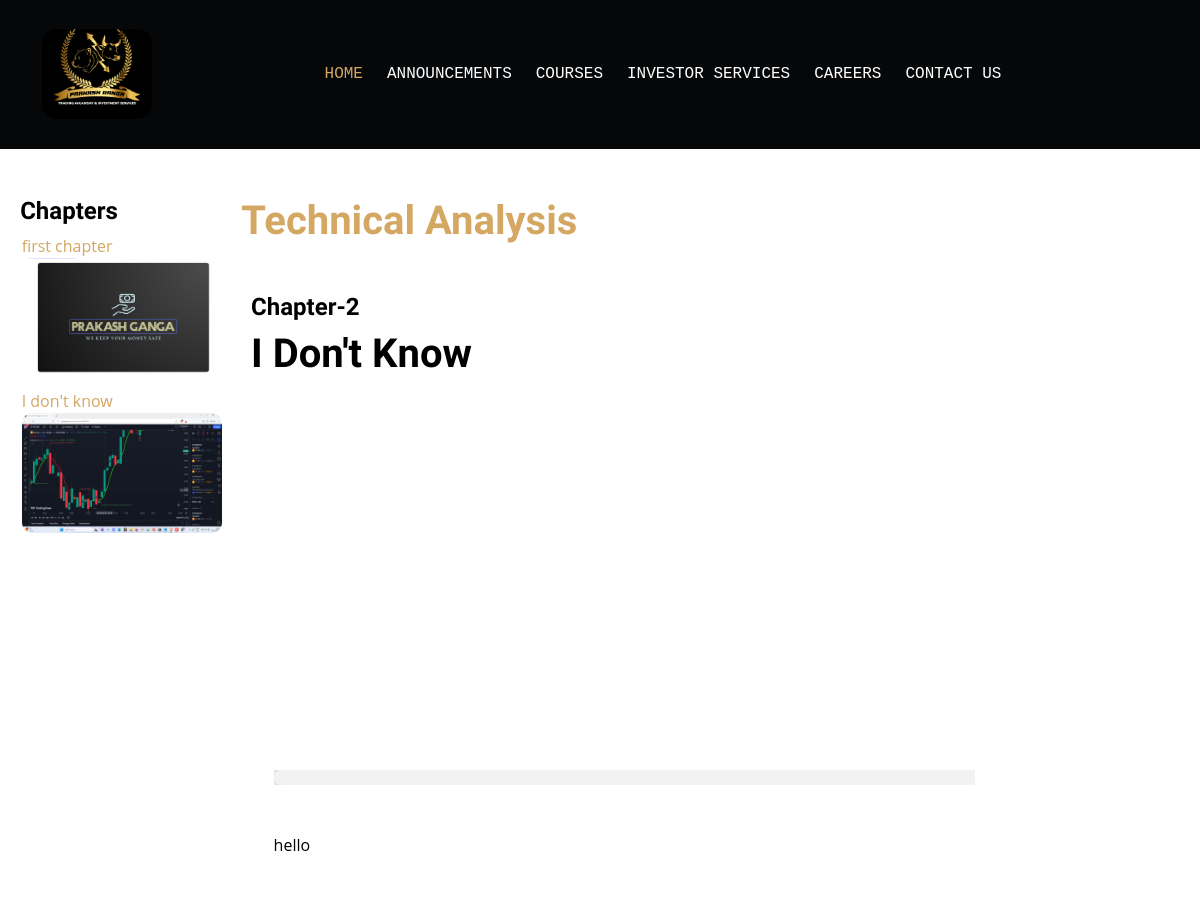
Before: /chapters/1?page=2 (signed in, upper part) with the older database file.
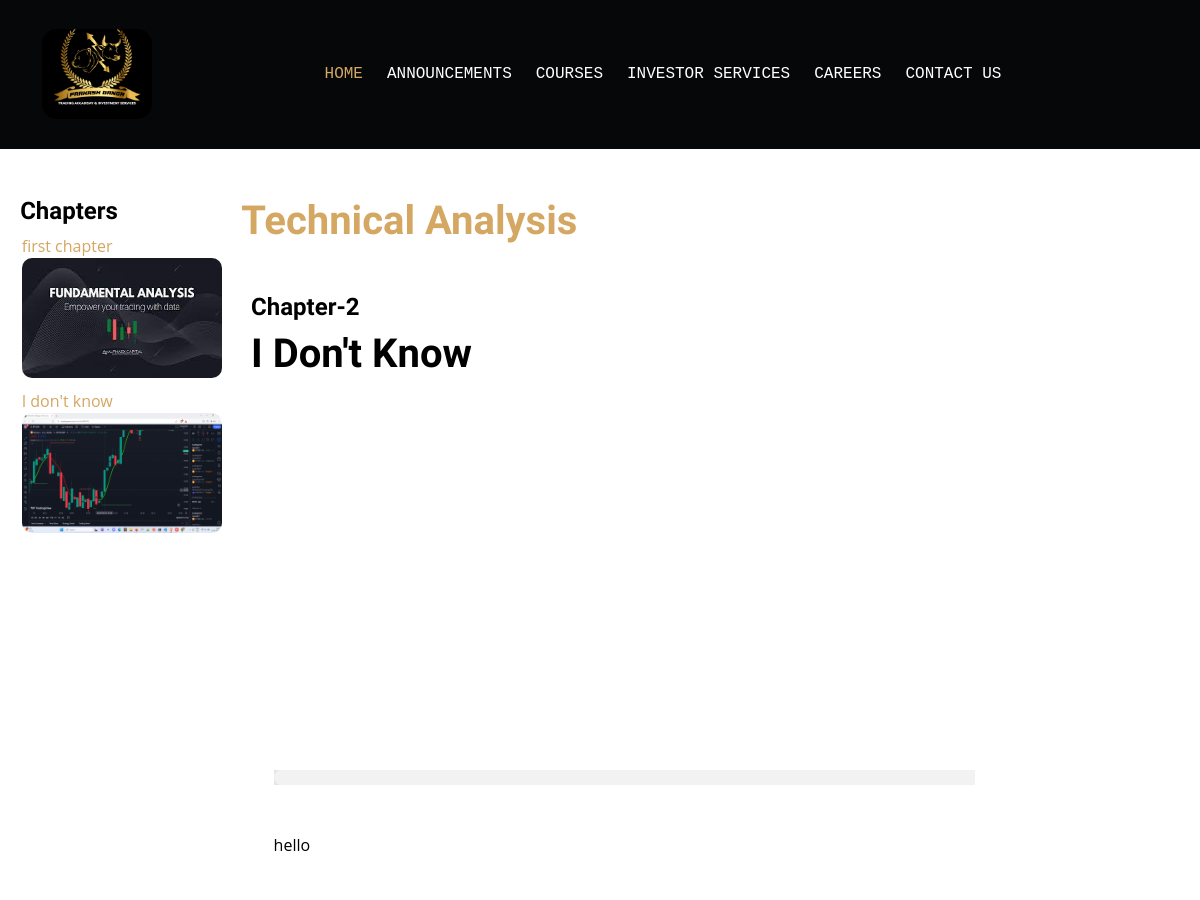
After: the same page with the newer database file.
### dashboard/models.py (models this page shows, shortened)
class Chapter(models.Model):
    id = models.AutoField(primary_key=True)
    date_time = models.DateTimeField(auto_now_add=True)
    course = models.ForeignKey(Course,on_delete=models.CASCADE,null=True,blank=True)
    chapter_number = models.IntegerField()
    chapter_name = models.CharField(max_length=100)
    thumbnail = models.FileField(upload_to='thumbnail/',null=True,blank=True)
    video = models.FileField(upload_to='videos/')
    content = CKEditor5Field('Text', config_name='extends')

### dashboard/views.py (the view)
# urls.py: path("chapters/<str:cou>",chapters,name='chapters'),
@login_required
def chapters(request,cou):
    if not request.user.is_suscribed:
        return redirect('/pricing')
    current_course = Course.objects.get(id=cou)
    chapters = Chapter.objects.filter(course=current_course)
    paginator = Paginator(chapters,1)
    chapter_number=request.GET.get('page')
    current_chapter = paginator.get_page(chapter_number)
    context = {
        "cou":cou,
        "chapters":chapters,
        "current_course":current_course,
        "current_chapter":current_chapter,
    }
    return render(request,"dashboard/chapters.html",context)

### dashboard/models.py (called while the page is built)
    def __str__(self):
        return self.name

### templates/dashboard/chapters.html (shortened to what this page needs)
{% extends 'home/main.html' %}
{% block body %}
{% load custom_filters %}
<br><br>
<section id="courses">
    <div class="content-wrapper">
        <div class="row g-2">
            <div class="col-2" id="unknownblock" style="padding:0% 2%;">
                <h4>Chapters</h4>
                {% for x in chapters %}
                <div class="card" style="margin: 2% 1%; border: none;">
                    <a href="/chapters/{{current_course.id}}?page={{forloop.counter}}">
                        <label>{{x.chapter_name}}</label><br>
                        <img class="mb-2" src="{{x.thumbnail.url}}" alt="{{x.chapter_name}}" width="200px"
                            height="120px" style="border-radius: 10px;">
                    </a>
                </div>
                {% endfor %}
            </div>
            <div class="col-10">
                <div class="tab-class text-center">
                    <div class="tab-content">
                        <h1 class="mb-4 animated bounceInDown text-primary" style="text-align: left; padding-left: 4%;">
                            {{current_course }}
                        </h1>
                        <br>
                        <div id="tab-6" class="tab-pane fade show p-0 active">
                            <div class="row g-4">
                                {% for x in current_chapter %}
                                <div class="col-lg-10 wow bounceInUp" data-wow-delay="0.1s"
                                    style="visibility: visible; animation-delay: 0.1s; animation-name: bounceInUp;">
                                    <div style="text-align: left; padding-left: 6%;">
                                        <h4>Chapter-{{x.chapter_number}}</h4>
                                        <h1 class="mb-2" style="text-transform: capitalize;">
                                            {{x.chapter_name}}
                                        </h1>
                                    </div>
                                    <div class="menu-item d-flex align-items-center">
                                        <div class="w-100 d-flex flex-column text-start ps-4">
                                            <br><br>
                                            <div class="player">
                                                <video class="video-container">
                                                    <source src="{{x.video.url}}" type="video/mp4" />
                                                </video>
                                                <div class="controls">
                                                    <div class="progress">
                                                    </div>
                                                </div>
                                            </div>
                                            <br><br>
                                            <div class="mb-4" style="padding:0% 6%;">
                                                {{x.content|safe}}
                                            </div>
                                            <br><br>
                                        </div>
                                    </div>
                                </div>
                                {% endfor %}
                            </div>
                        </div>
                    </div>
                </div>
            </div>
        </div>
    </div>
</section>
{% endblock body %}

Changed rows visible on the page:
changed Chapter "first chapter": thumbnail: a different picture
